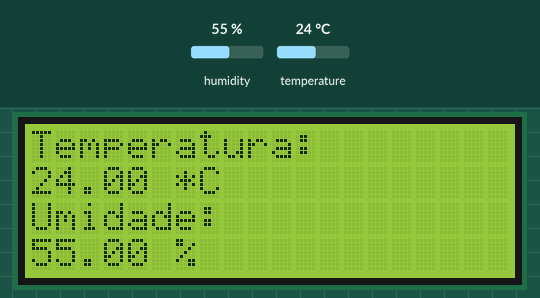
A sketch run on a simulated Arduino Uno, built with avr-gcc and run on an emulated ATmega328P. Parts: 20×4 character LCD. The inputs (shaded band) are chosen by the test bench; at power-on: humidity 55 %, temperature 24 °C.

Above: at 1.2 s.
1.3 s: humidity set to 22 %
At 3.1 s:
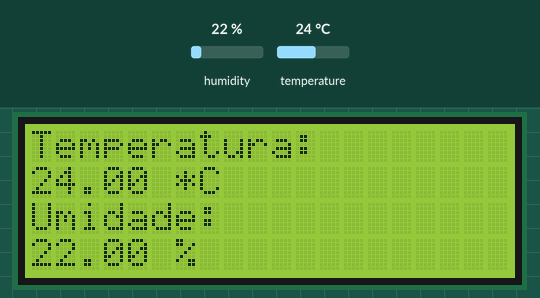
4.1 s: temperature set to 12 °C
At 5.7 s:
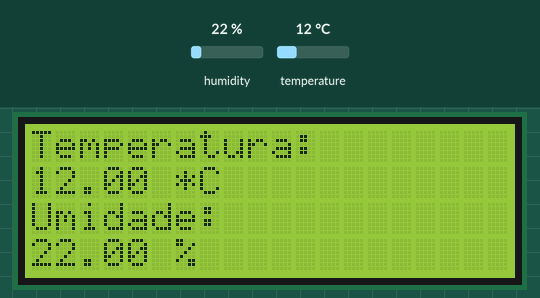
6.9 s: humidity set to 40 %
At 9.7 s:
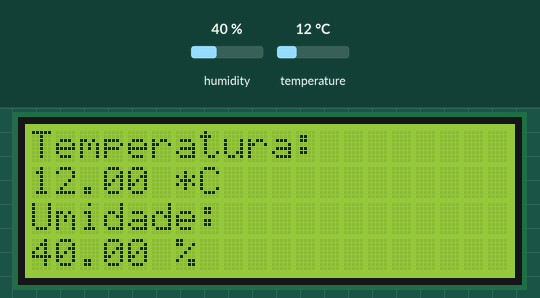
10.0 s: temperature set to 19 °C
Timing chart, 0 to 13.0 s (numbered marks = the images above; inputs shaded):
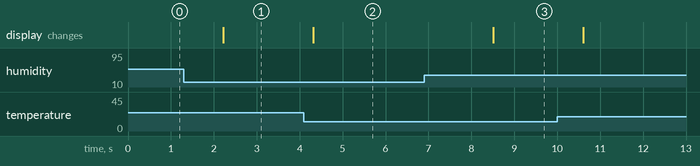

Measured:
- after the input at 1.3 s, the display: changes after 0.92 s (image 1)
- after the input at 4.1 s, the display: changes after 0.22 s (image 2)
- after the input at 6.9 s, the display: changes after 1.6 s (image 3)

The sketch:

display_lcd.ino
```cpp
#include <Wire.h>
#include <LiquidCrystal_I2C.h>
#include "DHT.h"
#define DHTPIN A1 // pino ligado ao sensor DHT
#define DHTTYPE DHT11
DHT dht(DHTPIN, DHTTYPE);

// Inicializa o display no endereco 0x3F
LiquidCrystal_I2C lcd(0x3F,2,1,0,4,5,6,7,3, POSITIVE);

void setup()
{
 lcd.begin(20,4);
 lcd.setBacklight(HIGH);
 Serial.begin(9600);
 dht.begin();
}

void loop()
{
  float h = dht.readHumidity();
  float t = dht.readTemperature();

  if (isnan(t) || isnan(h)){
    lcd.clear();
    lcd.print("Falha ao ler o sensor DHT");
  }else{
    lcd.setCursor(0,0);
    lcd.print("Temperatura:");
    lcd.setCursor(0,1);
    lcd.print(t);
    lcd.print(" *C");
    lcd.setCursor(0,2);
    lcd.print("Umidade:");
    lcd.setCursor(0,3);
    lcd.print(h);
    lcd.print(" %");
  }
  delay(1000);
}
```
